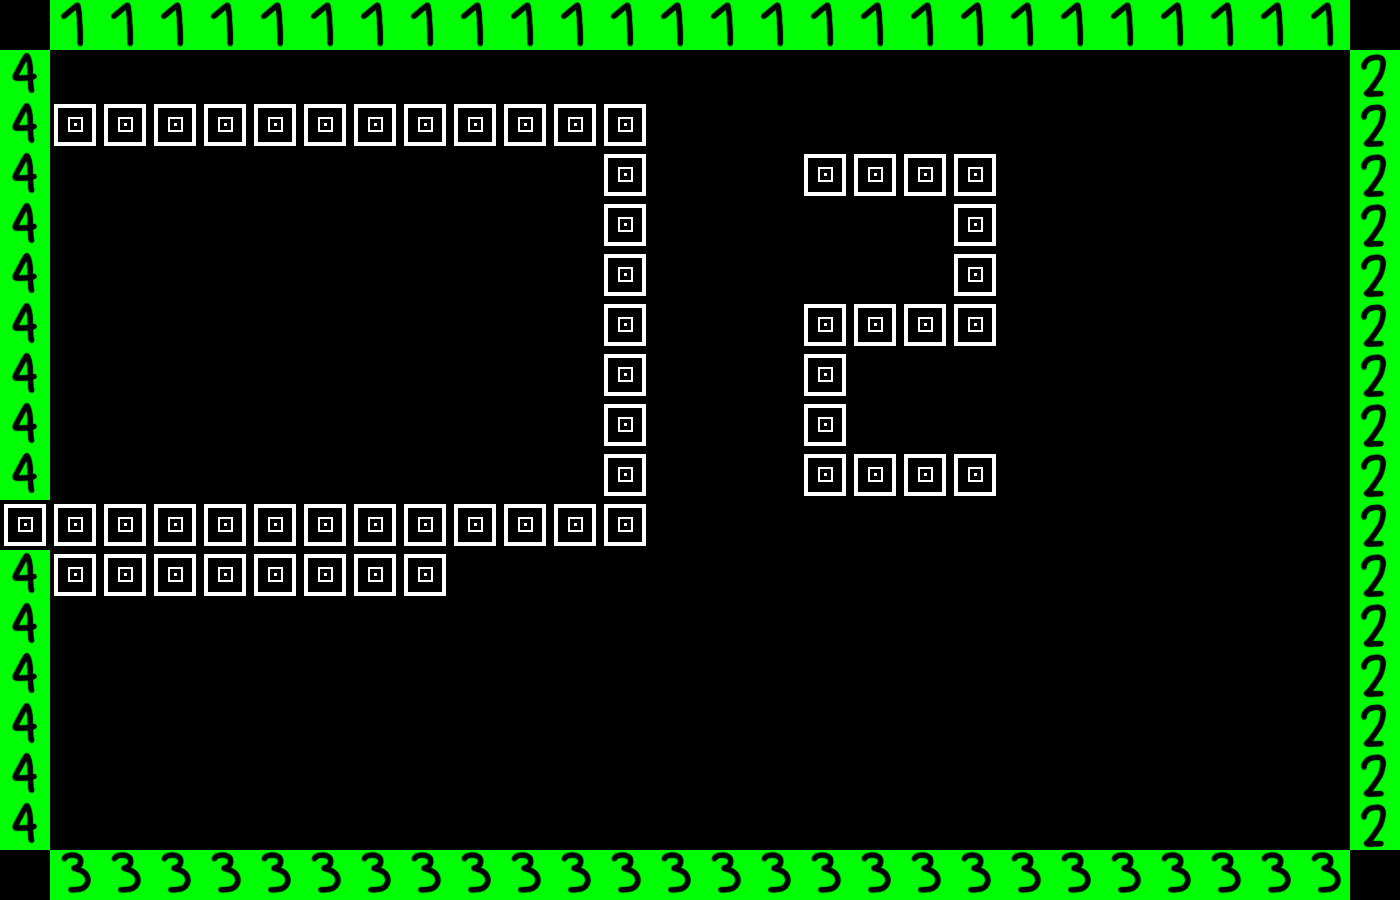

Rendered tile map (Tiled .tmx) drawn with the repository's tilesets; below, a short description and the full map source, tile grids included:
An orthogonal 28x18 tile map with 50x50 px tiles, 1 tile layer (tiles).

<map version="1.10" tiledversion="1.11.2" orientation="orthogonal" renderorder="right-down" width="28" height="18" tilewidth="50" tileheight="50" infinite="0" nextlayerid="4" nextobjectid="104">
 <tileset firstgid="1" source="devmapMID.tsx" />
 <layer id="1" name="tiles" width="28" height="18">
  <data encoding="csv">
0,25,25,25,25,25,25,25,25,25,25,25,25,25,25,25,25,25,25,25,25,25,25,25,25,25,25,0,
28,0,0,0,0,0,0,0,0,0,0,0,0,0,0,0,0,0,0,0,0,0,0,0,0,0,0,26,
28,5,5,5,5,5,5,5,5,5,5,5,5,0,0,0,0,0,0,0,0,0,0,0,0,0,0,26,
28,0,0,0,0,0,0,0,0,0,0,0,5,0,0,0,5,5,5,5,0,0,0,0,0,0,0,26,
28,0,0,0,0,0,0,0,0,0,0,0,5,0,0,0,0,0,0,5,0,0,0,0,0,0,0,26,
28,0,0,0,0,0,0,0,0,0,0,0,5,0,0,0,0,0,0,5,0,0,0,0,0,0,0,26,
28,0,0,0,0,0,0,0,0,0,0,0,5,0,0,0,5,5,5,5,0,0,0,0,0,0,0,26,
28,0,0,0,0,0,0,0,0,0,0,0,5,0,0,0,5,0,0,0,0,0,0,0,0,0,0,26,
28,0,0,0,0,0,0,0,0,0,0,0,5,0,0,0,5,0,0,0,0,0,0,0,0,0,0,26,
28,0,0,0,0,0,0,0,0,0,0,0,5,0,0,0,5,5,5,5,0,0,0,0,0,0,0,26,
5,5,5,5,5,5,5,5,5,5,5,5,5,0,0,0,0,0,0,0,0,0,0,0,0,0,0,26,
28,5,5,5,5,5,5,5,5,0,0,0,0,0,0,0,0,0,0,0,0,0,0,0,0,0,0,26,
28,0,0,0,0,0,0,0,0,0,0,0,0,0,0,0,0,0,0,0,0,0,0,0,0,0,0,26,
28,0,0,0,0,0,0,0,0,0,0,0,0,0,0,0,0,0,0,0,0,0,0,0,0,0,0,26,
28,0,0,0,0,0,0,0,0,0,0,0,0,0,0,0,0,0,0,0,0,0,0,0,0,0,0,26,
28,0,0,0,0,0,0,0,0,0,0,0,0,0,0,0,0,0,0,0,0,0,0,0,0,0,0,26,
28,0,0,0,0,0,0,0,0,0,0,0,0,0,0,0,0,0,0,0,0,0,0,0,0,0,0,26,
0,27,27,27,27,27,27,27,27,27,27,27,27,27,27,27,27,27,27,27,27,27,27,27,27,27,27,0
</data>
 </layer>
 <objectgroup id="2" name="spike-normal" />
</map>
